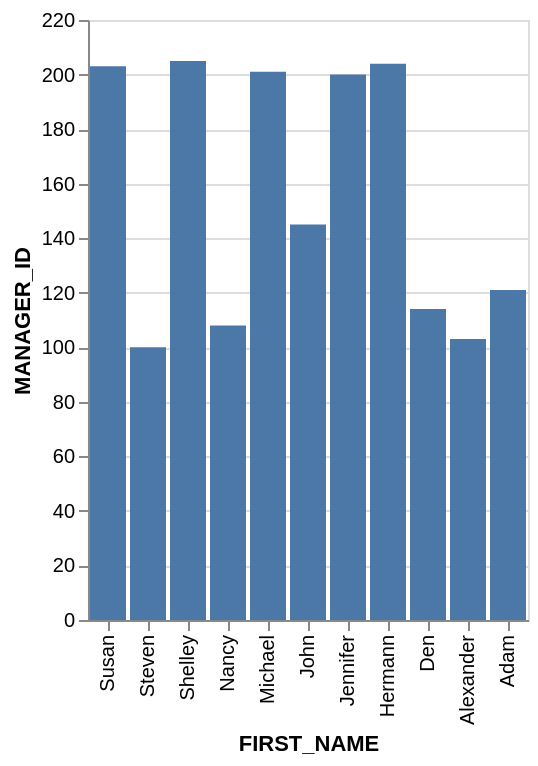

Vega-Lite specification stored for this chart:
### Vega-Lite specification from a JSON file in a GitHub repository (floating-point values rounded to 4 significant figures)
{"data": {"values": [{"x_data": "Susan", "y_data": 203}, {"x_data": "Steven", "y_data": 100}, {"x_data": "Shelley", "y_data": 205}, {"x_data": "Nancy", "y_data": 108}, {"x_data": "Michael", "y_data": 201}, {"x_data": "John", "y_data": 145}, {"x_data": "Jennifer", "y_data": 200}, {"x_data": "Hermann", "y_data": 204}, {"x_data": "Den", "y_data": 114}, {"x_data": "Alexander", "y_data": 103}, {"x_data": "Adam", "y_data": 121}]}, "mark": "bar", "encoding": {"x": {"field": "x_data", "type": "nominal", "title": "FIRST_NAME", "sort": "descending"}, "y": {"field": "y_data", "type": "quantitative", "title": "MANAGER_ID"}}}
